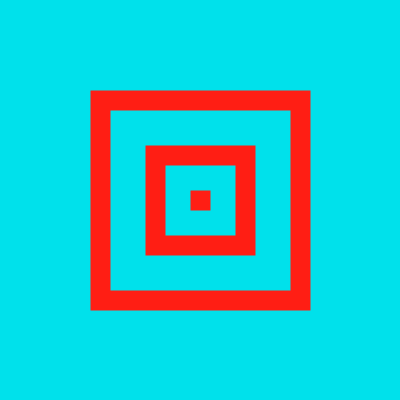
Frame 1 (no input)
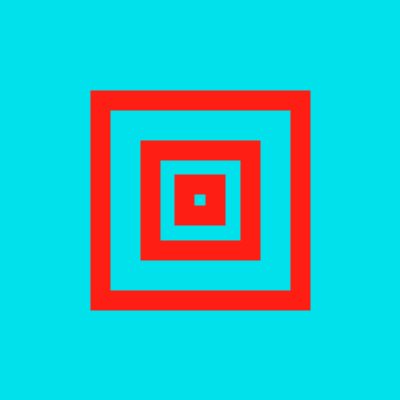
Frame 60 (the mouse pressed at the canvas centre just before this capture)
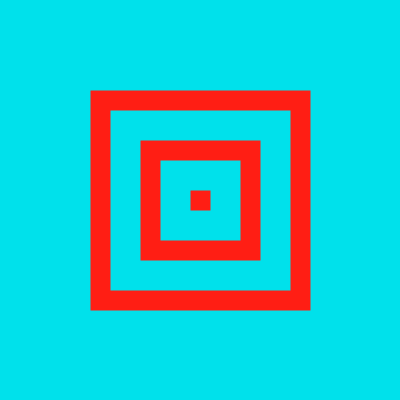
Frame 120 (the mouse held since frame 60 and released just before this capture)

The Processing sketch that drew these frames (run headless with seeded random() and noise(); from frame 60 on, the mouse is pressed at the canvas centre):

// Processing sketch: seekingRectangles_class
// ── seekingRectangles_class.pde

//declare your rectangles--only way to do it
Rectangle outerRect;
Rectangle midRect;
Rectangle innerRect;
int outerRectWidth = 200;
int outerRectHeight = 200;
int midRectWidth = 100;
int midRectHeight = 100;
int innerRectWidth = 50;
int innerRectHeight = 50;
int midInnerDifferential = 10;
int outerMidDifferential = 200;
//define class Rectangle
class Rectangle {

  float w;
  float h;

  Rectangle(float temporaryW, float temporaryH) {
    w=temporaryW;
    h=temporaryH;
  }


  //define Display function  
  void display() {

    rectMode(CENTER);

    stroke (255, 30, 20);
    strokeWeight(20);
    noFill();
    rect (width/2, height/2, w, h);
  }
}

//Set up the sketch
void setup() {
  size(400, 400);
}

//main loop
void draw() {

  background(0, 225, 235);

  outerRect = new Rectangle (outerRectWidth, outerRectHeight);
  midRect = new Rectangle (outerRectWidth-outerMidDifferential, outerRectHeight-outerMidDifferential);
  if (outerMidDifferential<300) {
    outerMidDifferential+=10;
  }  
  innerRect = new Rectangle (midRectWidth-midInnerDifferential, midRectHeight-midInnerDifferential);
  if (midInnerDifferential<100) {
    midInnerDifferential+=1;
  }
  println(midInnerDifferential);

  innerRect.display();
  midRect.display();
  outerRect.display();
}
